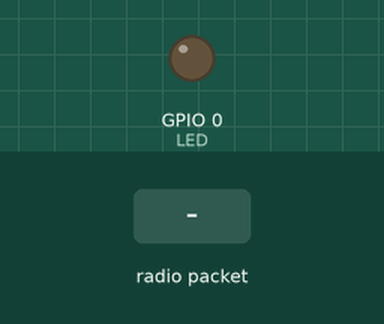
This sketch was run on a simulated ESP8266 (NodeMCU). Parts: output pins drawn as LEDs (lit = HIGH). The inputs (shaded band) are chosen by the test bench. WiFi joins after 1.5 s; servers stay silent unless stated; no radio packets arrive unless stated; no MQTT or app messages arrive unless stated; pins used as bus, display or sensor lines are not drawn; what the sketch prints to the serial monitor is not drawn.

Above: at 2.8 s.
2.9 s: radio packet "1" arrives
At 3.07 s:
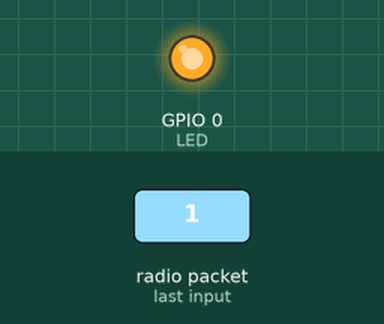
4.7 s: radio packet "0" arrives
At 5.8 s:
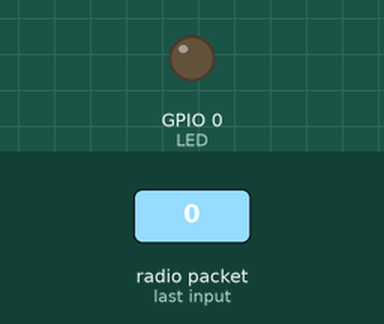
6.2 s: radio packet "2" arrives
At 6.37 s:
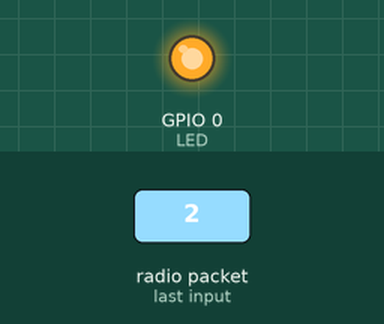
Timing chart, 0 to 9.2 s (numbered marks = the images above; inputs shaded):
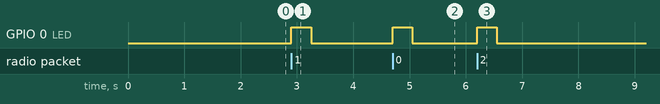

The sketch:

receiver_esp8266_lorawing.ino
```cpp
/*
   Lora --> MQTT --> Adafruit.io gateway
   Stack an Adafruit Radio Featherwing on top of a Feather Huzzah ESP8266
   Packets like so: {"d": "2065/7/15 31:11:4","t":"23.28","p":"1024.09","a":"56.69","h":"23.23","s":"45.00","di":"280"}
   come from the Lora radio, JSON parsed and values sent to separate feeds in IO
*/

#include <SPI.h>
#include <RH_RF95.h>

#include <ESP8266WiFi.h>
#include "Adafruit_MQTT.h"
#include "Adafruit_MQTT_Client.h"

#include <ArduinoJson.h>

// pinouts for ESP w/featherwing (you will need to solder these)
#define RFM95_CS  2    // "E"
#define RFM95_RST 16   // "D"
#define RFM95_INT 15   // "B"


// must match RX's freq
#define RF95_FREQ 915.0

// Singleton instance of the radio driver
RH_RF95 rf95(RFM95_CS, RFM95_INT);

// Blinky on receipt 0 for Huzzah 13 for most other Feathers
#define LED 0


// Adafruit IO and Wi-Fi Access Point info
#define WLAN_SSID       "SubDudeIOT"
#define WLAN_PASS       "ringoR0cks"
#define AIO_SERVER      "io.adafruit.com"
#define AIO_SERVERPORT  1883
#define AIO_USERNAME    "samap"
#define AIO_KEY         "244638ccc709f6f278aaf700a3e406822a7c4a7d"

/************ Global State (you don't need to change this!) ******************/

// Create an ESP8266 WiFiClient class to connect to the MQTT server.
WiFiClient client;

// Store the MQTT server, username, and password in flash memory.
// This is required for using the Adafruit MQTT library.
const char MQTT_SERVER[]     = AIO_SERVER;
const char MQTT_USERNAME[]   = AIO_USERNAME;
const char MQTT_PASSWORD[]   = AIO_KEY;

// Setup the MQTT client class by passing in the WiFi client and MQTT server and login details.
Adafruit_MQTT_Client mqtt(&client, MQTT_SERVER, AIO_SERVERPORT, MQTT_USERNAME, MQTT_PASSWORD);

/****************************** Feeds ***************************************/


const char TEMP_FEED[]  = AIO_USERNAME "/feeds/weather.temperature";
Adafruit_MQTT_Publish tempfeed = Adafruit_MQTT_Publish(&mqtt, TEMP_FEED);

const char PRES_FEED[]  = AIO_USERNAME "/feeds/weather.pressure";
Adafruit_MQTT_Publish presfeed = Adafruit_MQTT_Publish(&mqtt, PRES_FEED);

const char HUMI_FEED[]  = AIO_USERNAME "/feeds/weather.humidity";
Adafruit_MQTT_Publish humifeed = Adafruit_MQTT_Publish(&mqtt, HUMI_FEED);

const char WSPEED_FEED[]  = AIO_USERNAME "/feeds/weather.wind-speed";
Adafruit_MQTT_Publish wspeedfeed = Adafruit_MQTT_Publish(&mqtt, WSPEED_FEED);

const char WDIR_FEED[]  = AIO_USERNAME "/feeds/weather.wind-direction";
Adafruit_MQTT_Publish wdirfeed = Adafruit_MQTT_Publish(&mqtt, WDIR_FEED);

const char PRECI_FEED[]  = AIO_USERNAME "/feeds/weather.precipitation";
Adafruit_MQTT_Publish precifeed = Adafruit_MQTT_Publish(&mqtt, PRECI_FEED);

const char WHEAD_FEED[] = AIO_USERNAME "/feeds/weather.wind-heading";
Adafruit_MQTT_Publish wheadfeed = Adafruit_MQTT_Publish(&mqtt, WHEAD_FEED);

const char ALTI_FEED[] = AIO_USERNAME "/feeds/weather.altitude";
Adafruit_MQTT_Publish altifeed = Adafruit_MQTT_Publish(&mqtt, ALTI_FEED);


// Counter to help keep Adafruit IO connection alive
uint32_t connectCounter = 0;

void setup()
{
  initializeSerial();
  initializeLora();
  initializeWifi();
  MQTT_connect();

}

void loop()
{
  if (rf95.available())
  {
    // Should be a message for us now
    uint8_t buf[RH_RF95_MAX_MESSAGE_LEN];
    uint8_t len = sizeof(buf);

    if (rf95.recv(buf, &len))
    {
      digitalWrite(LED, HIGH);
      //RH_RF95::printBuffer("Received: ", buf, len);
      //Serial.print("Got: ");
      Serial.println((char*)buf);
      Serial.print("RSSI: ");
      Serial.println(rf95.lastRssi(), DEC);
      delay(10);

      /*
         Sample packet:
         {"d":"2065/5/13 19:16:6","t":"23.99","p":"1018.82","a":"100.17","h":"30.93","s":"0.00","di":"118","wh":"SE","r":"32.07"}
         Use https://arduinojson.org/assistant/ to size up
             d = date
             t = temperature
             p = pressure
             a = altitude
             h = humidity
             s = wind speed
             di = wind direction
             wh = wind heading
             r = rain precipitation
      */

      /*StaticJsonBuffer<235> jsonBuffer;

        JsonObject& json = jsonBuffer.parseObject((const char *) buf);

        if (!json.success()) {
        Serial.println("json parse failed");
        return;
        }

      */

      const size_t bufferSize = JSON_OBJECT_SIZE(9) + 100;
      DynamicJsonBuffer jsonBuffer(bufferSize);

      //const char* json = "{\"d\":\"2065/5/13 19:33:2\",\"t\":\"24.10\",\"p\":\"1018.83\",\"a\":\"100.04\",\"h\":\"30.85\",\"s\":\"0.00\",\"di\":\"137\",\"wh\":\"SE\",\"r\":\"32.07\"}";

      JsonObject& root = jsonBuffer.parseObject((const char *) buf);


      const char* d = root["d"]; // "2065/7/15 31:11:4"
      const char* t = root["t"]; // "23.28"
      const char* p = root["p"]; // "1024.09"
      const char* a = root["a"]; // "56.69"
      const char* h = root["h"]; // "23.23"
      const char* s = root["s"]; // "45.00"
      const char* di = root["di"]; // "45.00"
      const char* wh = root["wh"]; // "SE"
      const char* r = root["r"]; // "32.07"

      bool publishResults = true;

      if (!tempfeed.publish(t))
        publishResults = false;
      delay(10);

      if (!presfeed.publish(p))
        publishResults = false;
      delay(10);

      if (!humifeed.publish(h))
        publishResults = false;
      delay(10);

      if (!wspeedfeed.publish(s))
        publishResults = false;
      delay(10);

      if (!wdirfeed.publish(di))
        publishResults = false;
      delay(10);

      if (!wheadfeed.publish(wh))
        publishResults = false;
      delay(10);

      if (!precifeed.publish(r))
        publishResults = false;
      delay(10);

      if (!altifeed.publish(p))
        publishResults = false;
      delay(10);

      if (publishResults)
      {
        Serial.println("Data published to Adafruit IO.");
      } else {
        Serial.println("FAILED to publish data to Adafruit IO!");
      }

      // Send packet back
      delay(200); // may or may not be needed
      rf95.send(buf, len);
      rf95.waitPacketSent();
      Serial.println("Sent a reply");
      digitalWrite(LED, LOW);

      delay(500);

    }
    else
    {
      Serial.println("Receive failed");
    }
  }
}
```

initializations.ino
```cpp
void initializeSerial() {
  // comment this line out if not plugged to serial monitor
  //while (!Serial);
  Serial.begin(115200);
  delay(100);

}

void initializeLora() {
  pinMode(LED, OUTPUT);
  pinMode(RFM95_RST, OUTPUT);
  digitalWrite(RFM95_RST, HIGH);

  Serial.println("Feather LoRa RX Test!");

  // manual reset
  digitalWrite(RFM95_RST, LOW);
  delay(10);
  digitalWrite(RFM95_RST, HIGH);
  delay(10);

  while (!rf95.init()) {
    Serial.println("LoRa radio init failed");
    while (1);
  }
  Serial.println("LoRa radio init OK!");

  // Defaults after init are 434.0MHz, modulation GFSK_Rb250Fd250, +13dbM
  if (!rf95.setFrequency(RF95_FREQ)) {
    Serial.println("setFrequency failed");
    while (1);
  }
  Serial.print("Set Freq to: "); Serial.println(RF95_FREQ);

  // Defaults after init are 434.0MHz, 13dBm, Bw = 125 kHz, Cr = 4/5, Sf = 128chips/symbol, CRC on

  // The default transmitter power is 13dBm, using PA_BOOST.
  // If you are using RFM95/96/97/98 modules which uses the PA_BOOST transmitter pin, then
  // you can set transmitter powers from 5 to 23 dBm:
  rf95.setTxPower(23, false);

}

void initializeWifi() {

  // Connect to WiFi access point.
  Serial.println(); Serial.println();
  Serial.print("Connecting to ");
  Serial.println(WLAN_SSID);

  WiFi.begin(WLAN_SSID, WLAN_PASS);
  while (WiFi.status() != WL_CONNECTED) {
    delay(500);
    Serial.print(".");
  }
  Serial.println();

  Serial.println("WiFi connected");
  Serial.println("IP address: "); Serial.println(WiFi.localIP());
  Serial.println("");


}


// Function to connect and reconnect as necessary to the MQTT server.
// Should be called in the loop function and it will take care if connecting.
void MQTT_connect()
{
  int8_t ret;

  // Stop if already connected.
  if (mqtt.connected()) {
    return;
  }

  Serial.print("Connecting to MQTT... ");

  while ((ret = mqtt.connect()) != 0) { // connect will return 0 for connected
    Serial.println(mqtt.connectErrorString(ret));
    Serial.println("Retrying MQTT connection in 5 seconds...");
    mqtt.disconnect();
    delay(5000);  // wait 5 seconds
  }
  Serial.println("MQTT Connected!");
}
```

Measured:
- after the input at 2.9 s, GPIO 0 (LED): LOW → HIGH at once, → LOW 0.35 s later
- after the input at 4.7 s, GPIO 0 (LED): LOW → HIGH at once, → LOW 0.35 s later
- after the input at 6.2 s, GPIO 0 (LED): LOW → HIGH at once, → LOW 0.35 s later
